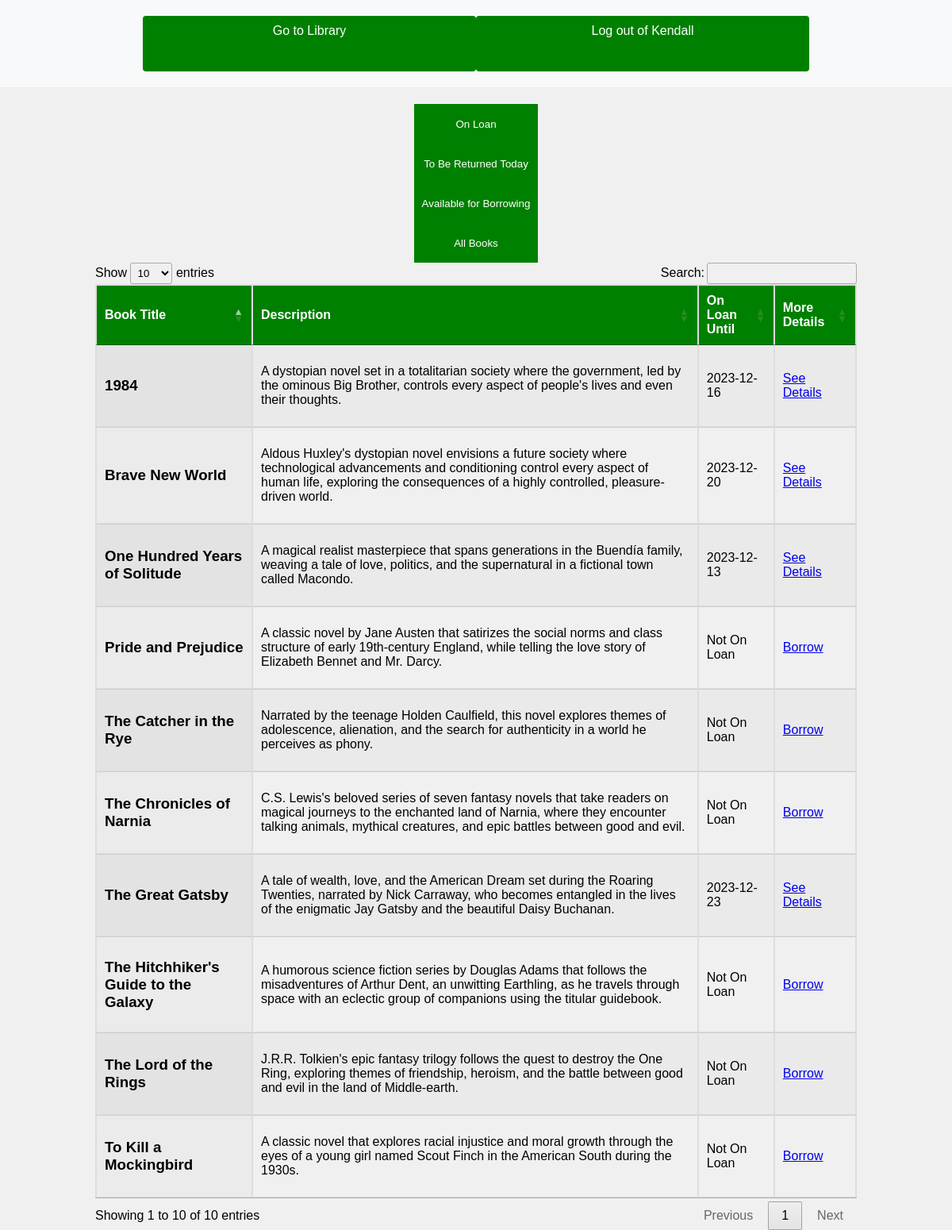
The page / (signed in) on the database its author committed.
### tables this page shows
CREATE TABLE books (id INTEGER PRIMARY KEY, title TEXT, description TEXT, image_location TEXT);

### app.py (the view)
@app.route('/', methods=['POST', 'GET'])
def index():
	print(f'filter: {request.form.get("filter", "all")}')
	filter = request.form.get('filter', 'all')
	books = get_books(filter)
	return render_template('booktable.html', books=books)

### database.py (called while the page is built)
def get_books(filter: str) -> [dict]:
    if filter == 'available':
        return get_available_books()
    elif filter == 'loaned':
        return get_loaned_books()
    elif filter == 'returningToday':
        return get_returning_books()
    else:
        return get_all_books()

def get_all_books() -> [dict]:
    connect = sqlite3.connect('database.db')
    connect.row_factory = sqlite3.Row
    cursor = connect.cursor()
    cursor.execute("""
    SELECT
		b.title,
		b.description,
		CASE
			WHEN bl.end IS NOT NULL AND DATE('now') BETWEEN bl.start AND bl.end THEN date(bl.end)
			ELSE "Not On Loan"
		END AS on_loan_until,
		b.image_location,
		b.id AS bookid
    FROM
    books AS b
	LEFT JOIN
    (
        SELECT DISTINCT *
        FROM book_loans
        WHERE DATE('now') BETWEEN start AND end
    ) AS bl ON b.id = bl.book_id;""")
    rows = cursor.fetchall()
    books = [dict(row) for row in rows]
    connect.close()
    return books

### templates/booktable.html (shortened to what this page needs)
{% extends "index.html" %}
{% block head %}
		<link
			rel="stylesheet"
			type="text/css"
			href="https://cdn.datatables.net/1.10.25/css/jquery.dataTables.css"
		/>
{% endblock %}
{% block content %}
<div class="button-container">
	<form action="/" method="post">
		<button type="submit" name="filter" value="loaned">On Loan</button>
		<button type="submit" name="filter" value="returningToday">To Be Returned Today</button>
		<button type="submit" name="filter" value="available">Available for Borrowing</button>
		<button type="submit" name="filter" value="all">All Books</button>
	</form>
</div>
<table id="myTable" class="display">
	<thead>
		<tr>
			<th>Book Title</th>
			<th>Description</th>
			<th>On Loan Until</th>
			<th>More Details</th>
		</tr>
	</thead>
	<tbody>
		{% for book in books %}
		<tr>
			<td><h3>{{ book.title }}</h2></td>
			<td><p>{{ book.description }}</p></td>
			<td>{{ book.on_loan_until }}</td>
			<td>
			{% if book.on_loan_until == "Not On Loan" %}
				<a href="/book/{{ book.bookid }}">Borrow</a>
			{% else %}
				<a href="/book/{{ book.bookid }}">See Details</a>
			{% endif %}
			</td>
		</tr>
		{% endfor %}
	</tbody>
</table>
{% endblock %}

### static/css/main.css (style rules this page uses)
body { font-family: Arial, sans-serif; margin: 0; padding: 0; background-color: #f0f0f0; }
button { width: 100%; height: 50px; background-color: #008000; color: #fff; border: none; padding: 10px; cursor: pointer; display: flex; justify-content: center; align-items: center; }
.button-container { display: flex; justify-content: center; align-items: center; flex-direction: column; }
table { width: 100%; border-collapse: collapse; margin-top: 20px; }
table, th, td { border: 1px solid #ddd; }
th, td { padding: 15px; text-align: left; }
th { background-color: #008000; color: white; }
tr:nth-child(even) { background-color: #f2f2f2; }

### rows shown on the page
books: title "To Kill a Mockingbird", description "A classic novel that explores racial injustice and moral growth through the eyes of a young girl named Scout Finch in the American South during the 1930s.", on_loan_until "Not On Loan"
books: title "1984", description "A dystopian novel set in a totalitarian society where the government, led by the ominous Big Brother, controls every aspect of people's lives and even their thoughts.", on_loan_until "2023-12-16"
books: title "The Great Gatsby", description "A tale of wealth, love, and the American Dream set during the Roaring Twenties, narrated by Nick Carraway, who becomes entangled in the lives of the enigmatic Jay Gatsby and the beautiful Daisy Buchanan.", on_loan_until "2023-12-23"
books: title "One Hundred Years of Solitude", description "A magical realist masterpiece that spans generations in the Buendía family, weaving a tale of love, politics, and the supernatural in a fictional town called Macondo.", on_loan_until "2023-12-13"
books: title "The Catcher in the Rye", description "Narrated by the teenage Holden Caulfield, this novel explores themes of adolescence, alienation, and the search for authenticity in a world he perceives as phony.", on_loan_until "Not On Loan"
books: title "Pride and Prejudice", description "A classic novel by Jane Austen that satirizes the social norms and class structure of early 19th-century England, while telling the love story of Elizabeth Bennet and Mr. Darcy.", on_loan_until "Not On Loan"
books: title "The Lord of the Rings", description "J.R.R. Tolkien's epic fantasy trilogy follows the quest to destroy the One Ring, exploring themes of friendship, heroism, and the battle between good and evil in the land of Middle-earth.", on_loan_until "Not On Loan"
books: title "The Chronicles of Narnia", description "C.S. Lewis's beloved series of seven fantasy novels that take readers on magical journeys to the enchanted land of Narnia, where they encounter talking animals, mythical creatures, and epic battles between good and evil.", on_loan_until "Not On Loan"
books: title "Brave New World", description "Aldous Huxley's dystopian novel envisions a future society where technological advancements and conditioning control every aspect of human life, exploring the consequences of a highly controlled, pleasure-driven world.", on_loan_until "2023-12-20"
books: title "The Hitchhiker's Guide to the Galaxy", description "A humorous science fiction series by Douglas Adams that follows the misadventures of Arthur Dent, an unwitting Earthling, as he travels through space with an eclectic group of companions using the titular guidebook.", on_loan_until "Not On Loan"

### other values the page prints
{{ session['user']['first_name'] }} "Kendall"
